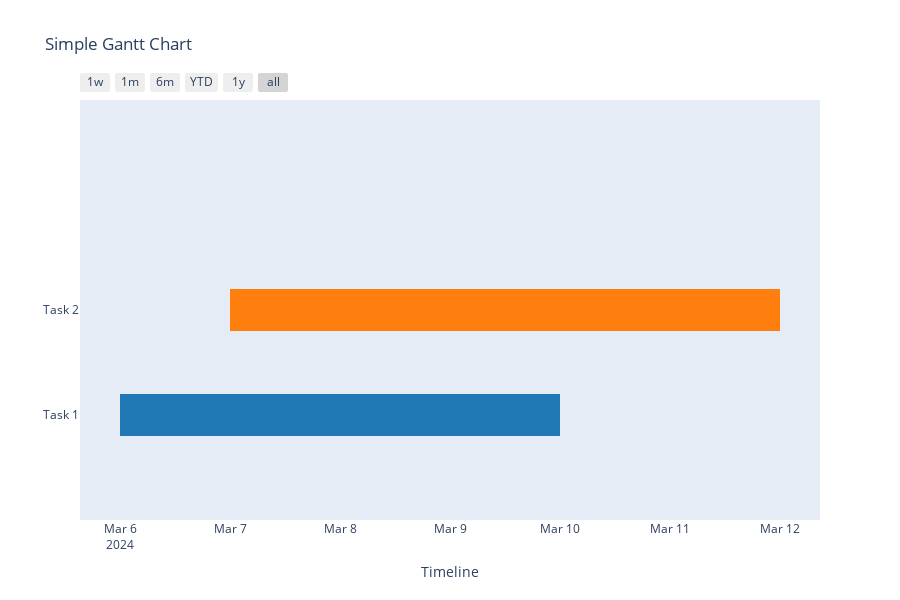

Notebook code cell kept with this figure:
### Code cell
import plotly.figure_factory as ff
import pandas as pd

tasks = ["Task 1", "Task 2"]
start_dates = ['2024-03-06', '2024-03-07']
end_dates = ['2024-03-10', '2024-03-12']

fig = ff.create_gantt(df=pd.DataFrame({'Task': tasks, 'Start': start_dates, 'Finish': end_dates}))
fig.update_layout(title='Simple Gantt Chart', xaxis=dict(title='Timeline'))

fig.show()

### Figure 1 — Plotly figure (JSON) as saved in the notebook; plotly's stock layout.template omitted (floating-point values rounded to 4 significant figures)
{"data": [{"fill": "toself", "fillcolor": "rgb(255, 127, 14)", "hoverinfo": "name", "legendgroup": "rgb(255, 127, 14)", "mode": "none", "name": "Task 2", "type": "scatter", "x": ["2024-03-07", "2024-03-12", "2024-03-12", "2024-03-07"], "y": [0.8, 0.8, 1.2, 1.2]}, {"fill": "toself", "fillcolor": "rgb(31, 119, 180)", "hoverinfo": "name", "legendgroup": "rgb(31, 119, 180)", "mode": "none", "name": "Task 1", "type": "scatter", "x": ["2024-03-06", "2024-03-10", "2024-03-10", "2024-03-06"], "y": [-0.2, -0.2, 0.2, 0.2]}, {"legendgroup": "rgb(255, 127, 14)", "marker": {"color": "rgb(255, 127, 14)", "opacity": 0, "size": 1}, "mode": "markers", "name": "", "showlegend": false, "text": [null, null], "type": "scatter", "x": ["2024-03-07", "2024-03-12"], "y": [1, 1]}, {"legendgroup": "rgb(31, 119, 180)", "marker": {"color": "rgb(31, 119, 180)", "opacity": 0, "size": 1}, "mode": "markers", "name": "", "showlegend": false, "text": [null, null], "type": "scatter", "x": ["2024-03-06", "2024-03-10"], "y": [0, 0]}], "layout": {"height": 600, "hovermode": "closest", "showlegend": false, "title": {"text": "Simple Gantt Chart"}, "xaxis": {"rangeselector": {"buttons": [{"count": 7, "label": "1w", "step": "day", "stepmode": "backward"}, {"count": 1, "label": "1m", "step": "month", "stepmode": "backward"}, {"count": 6, "label": "6m", "step": "month", "stepmode": "backward"}, {"count": 1, "label": "YTD", "step": "year", "stepmode": "todate"}, {"count": 1, "label": "1y", "step": "year", "stepmode": "backward"}, {"step": "all"}]}, "showgrid": false, "title": {"text": "Timeline"}, "type": "date", "zeroline": false}, "yaxis": {"autorange": false, "range": [-1, 3], "showgrid": false, "ticktext": ["Task 1", "Task 2"], "tickvals": [0, 1], "zeroline": false}}}
